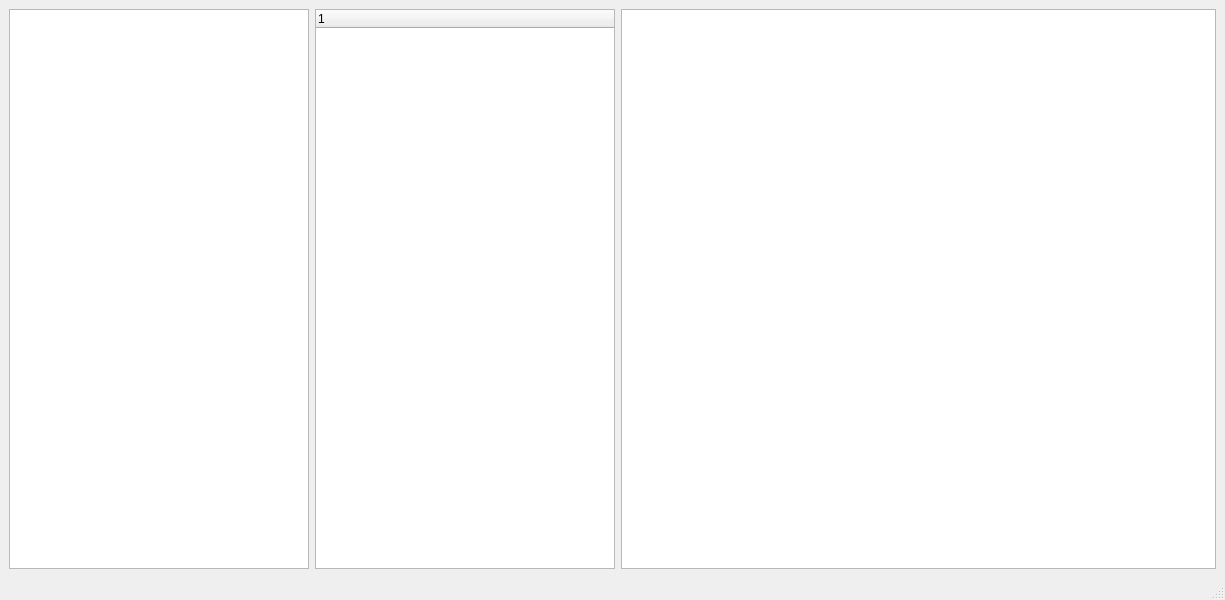
<?xml version="1.0" encoding="UTF-8"?>
<ui version="4.0">
 <class>MainWindow</class>
 <widget class="QMainWindow" name="MainWindow">
  <property name="geometry">
   <rect>
    <x>0</x>
    <y>0</y>
    <width>1225</width>
    <height>600</height>
   </rect>
  </property>
  <property name="windowTitle">
   <string>MainWindow</string>
  </property>
  <widget class="QWidget" name="centralwidget">
   <layout class="QGridLayout" name="gridLayout">
    <item row="0" column="0">
     <widget class="QListWidget" name="listWidget">
      <property name="maximumSize">
       <size>
        <width>300</width>
        <height>16777215</height>
       </size>
      </property>
     </widget>
    </item>
    <item row="0" column="2">
     <widget class="QTableWidget" name="tableWidget"/>
    </item>
    <item row="0" column="1">
     <widget class="QTreeWidget" name="treeWidget">
      <property name="maximumSize">
       <size>
        <width>300</width>
        <height>16777215</height>
       </size>
      </property>
      <column>
       <property name="text">
        <string notr="true">1</string>
       </property>
      </column>
     </widget>
    </item>
   </layout>
  </widget>
  <widget class="QMenuBar" name="menubar">
   <property name="geometry">
    <rect>
     <x>0</x>
     <y>0</y>
     <width>1225</width>
     <height>22</height>
    </rect>
   </property>
  </widget>
  <widget class="QStatusBar" name="statusbar"/>
 </widget>
 <resources/>
 <connections/>
</ui>
